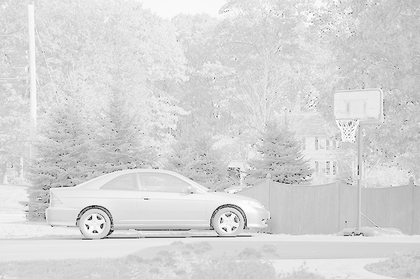
%> input picture assignment2/light3.tif, 420 x 279 px, shrunk from 690 x 459 before the run
$ octave ass5.m   (GNU Octave 9; MATLAB toolbox functions it lacks are replaced by stand-ins)
%> lines starting %> are read from the running program, lines starting %| are printed output that depends on the picture
img_light=imread("light3.tif");
%> img_light is the input picture: size 279x420 uint8; min 0, max 255, mean 214.4
img_dark=imread("dark3.tif");
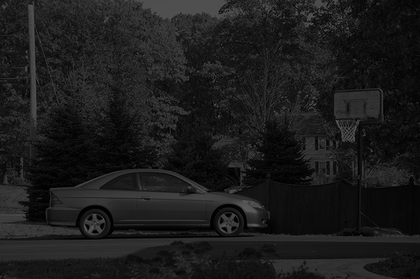
%> input picture assignment2/dark3.tif, 420 x 279 px, shrunk from 690 x 459 before the run
%> img_dark is the input picture: size 279x420 uint8; min 0, max 96, mean 27.8
img_high=imread("high3.tif");
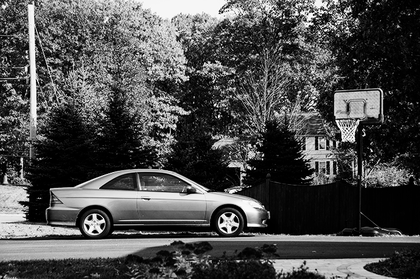
%> input picture assignment2/high3.tif, 420 x 279 px, shrunk from 690 x 459 before the run
%> img_high is the input picture: size 279x420 uint8; min 0, max 255, mean 76.7
ar_l=zeros(1,256);
ar_d=zeros(1,256);
ar_h=zeros(1,256);
[r,c]=size(img_light);
%> r = 279; c = 420
for i=1:r
    for j=1:c
        m=img_light(i,j);
        ar_l(m+1)=ar_l(m+1)+1;
        m=img_dark(i,j);
        ar_d(m+1)=ar_d(m+1)+1;
        m=img_high(i,j);
        ar_h(m+1)=ar_h(m+1)+1;
    end
end
%> after the loop, ar_d = 256 values, max 3276 at index 22, min 0 at index 94, mean 457.7; ar_h = 256 values, max 7050 at index 1, min 0 at index 256, mean 457.7; ar_l = 256 values, max 3090 at index 215, min 0 at index 2, mean 457.7
subplot(2,3,1)
imshow(img_light);
title("Low Contrast Light");
subplot(2,3,2)
imshow(img_dark);
title("Low Contrast Dark");
subplot(2,3,3)
imshow(img_high);
title("High Contrast");
subplot(2,3,4)
imhist(img_light);
subplot(2,3,5)
imhist(img_dark);
subplot(2,3,6)
imhist(img_high);
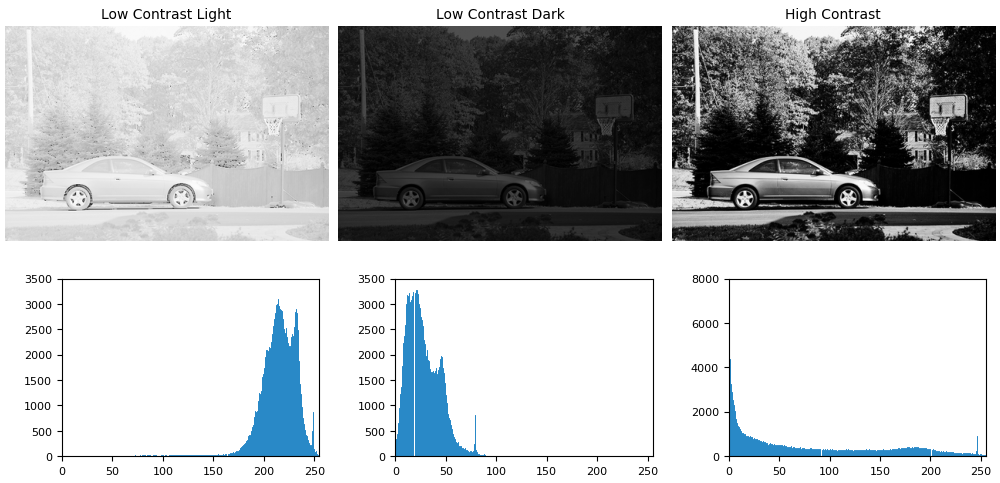
%> figure redrawn from the program's plot data, 6 panels
